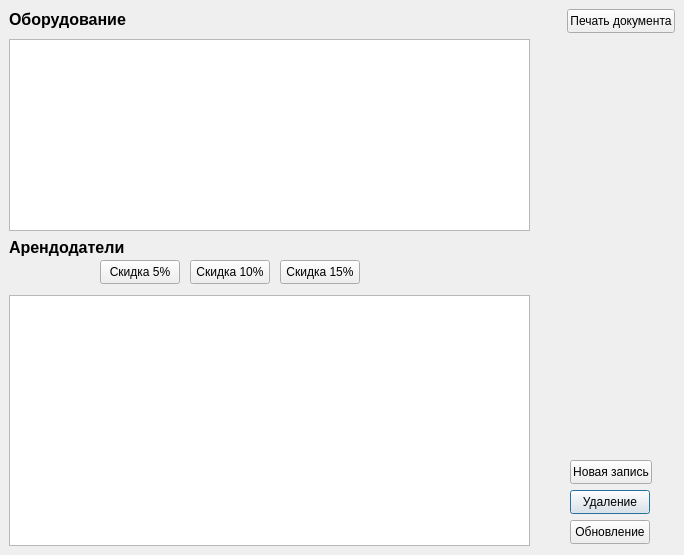
<?xml version="1.0" encoding="UTF-8"?>
<ui version="4.0">
 <class>DialogBG</class>
 <widget class="QDialog" name="DialogBG">
  <property name="geometry">
   <rect>
    <x>0</x>
    <y>0</y>
    <width>684</width>
    <height>555</height>
   </rect>
  </property>
  <property name="windowTitle">
   <string>Бухгалтерия</string>
  </property>
  <widget class="QPushButton" name="pushButton_2">
   <property name="geometry">
    <rect>
     <x>570</x>
     <y>490</y>
     <width>80</width>
     <height>24</height>
    </rect>
   </property>
   <property name="text">
    <string>Удаление</string>
   </property>
  </widget>
  <widget class="QLabel" name="label_2">
   <property name="geometry">
    <rect>
     <x>9</x>
     <y>9</y>
     <width>117</width>
     <height>21</height>
    </rect>
   </property>
   <property name="font">
    <font>
     <pointsize>12</pointsize>
     <bold>true</bold>
    </font>
   </property>
   <property name="text">
    <string>Оборудование</string>
   </property>
  </widget>
  <widget class="QPushButton" name="pushButton_4">
   <property name="geometry">
    <rect>
     <x>567</x>
     <y>9</y>
     <width>108</width>
     <height>24</height>
    </rect>
   </property>
   <property name="text">
    <string>Печать документа</string>
   </property>
  </widget>
  <widget class="QLabel" name="label">
   <property name="geometry">
    <rect>
     <x>9</x>
     <y>237</y>
     <width>115</width>
     <height>21</height>
    </rect>
   </property>
   <property name="font">
    <font>
     <pointsize>12</pointsize>
     <bold>true</bold>
    </font>
   </property>
   <property name="text">
    <string>Арендодатели</string>
   </property>
  </widget>
  <widget class="QPushButton" name="pushButton_3">
   <property name="geometry">
    <rect>
     <x>570</x>
     <y>520</y>
     <width>80</width>
     <height>24</height>
    </rect>
   </property>
   <property name="text">
    <string>Обновление</string>
   </property>
  </widget>
  <widget class="QPushButton" name="pushButton">
   <property name="geometry">
    <rect>
     <x>570</x>
     <y>460</y>
     <width>82</width>
     <height>24</height>
    </rect>
   </property>
   <property name="text">
    <string>Новая запись</string>
   </property>
  </widget>
  <widget class="QTableView" name="tableView_2">
   <property name="geometry">
    <rect>
     <x>9</x>
     <y>295</y>
     <width>521</width>
     <height>251</height>
    </rect>
   </property>
  </widget>
  <widget class="QTableView" name="tableView">
   <property name="geometry">
    <rect>
     <x>9</x>
     <y>39</y>
     <width>521</width>
     <height>192</height>
    </rect>
   </property>
  </widget>
  <widget class="QPushButton" name="pushButton_6">
   <property name="geometry">
    <rect>
     <x>100</x>
     <y>260</y>
     <width>80</width>
     <height>24</height>
    </rect>
   </property>
   <property name="text">
    <string>Скидка 5%</string>
   </property>
  </widget>
  <widget class="QPushButton" name="pushButton_5">
   <property name="geometry">
    <rect>
     <x>190</x>
     <y>260</y>
     <width>80</width>
     <height>24</height>
    </rect>
   </property>
   <property name="text">
    <string>Скидка 10%</string>
   </property>
  </widget>
  <widget class="QPushButton" name="pushButton_7">
   <property name="geometry">
    <rect>
     <x>280</x>
     <y>260</y>
     <width>80</width>
     <height>24</height>
    </rect>
   </property>
   <property name="text">
    <string>Скидка 15%</string>
   </property>
  </widget>
 </widget>
 <resources/>
 <connections/>
</ui>
